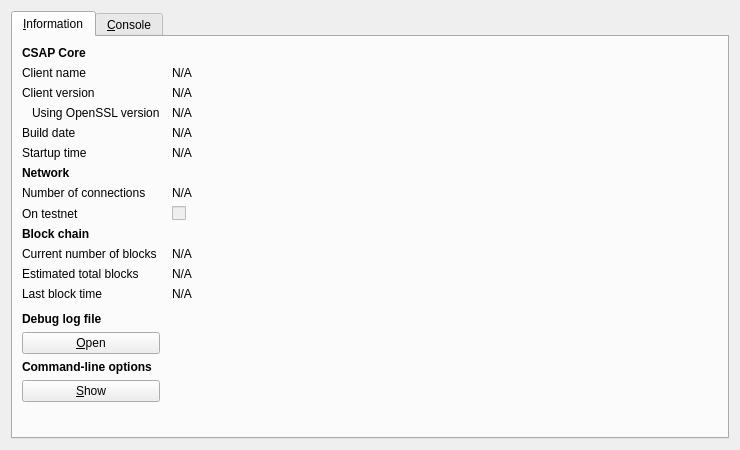
<?xml version="1.0" encoding="UTF-8"?>
<ui version="4.0">
 <class>RPCConsole</class>
 <widget class="QDialog" name="RPCConsole">
  <property name="geometry">
   <rect>
    <x>0</x>
    <y>0</y>
    <width>740</width>
    <height>450</height>
   </rect>
  </property>
  <property name="windowTitle">
   <string>CSAP - Debug window</string>
  </property>
  <layout class="QVBoxLayout" name="verticalLayout_2">
   <item>
    <widget class="QTabWidget" name="tabWidget">
     <property name="currentIndex">
      <number>0</number>
     </property>
     <widget class="QWidget" name="tab_info">
      <attribute name="title">
       <string>&amp;Information</string>
      </attribute>
      <layout class="QGridLayout" name="gridLayout" columnstretch="0,1">
       <property name="horizontalSpacing">
        <number>12</number>
       </property>
       <item row="0" column="0">
        <widget class="QLabel" name="label_9">
         <property name="font">
          <font>
           <weight>75</weight>
           <bold>true</bold>
          </font>
         </property>
         <property name="text">
          <string>CSAP Core</string>
         </property>
        </widget>
       </item>
       <item row="1" column="0">
        <widget class="QLabel" name="label_5">
         <property name="text">
          <string>Client name</string>
         </property>
        </widget>
       </item>
       <item row="1" column="1">
        <widget class="QLabel" name="clientName">
         <property name="cursor">
          <cursorShape>IBeamCursor</cursorShape>
         </property>
         <property name="text">
          <string>N/A</string>
         </property>
         <property name="textFormat">
          <enum>Qt::PlainText</enum>
         </property>
         <property name="textInteractionFlags">
          <set>Qt::LinksAccessibleByMouse|Qt::TextSelectableByKeyboard|Qt::TextSelectableByMouse</set>
         </property>
        </widget>
       </item>
       <item row="2" column="0">
        <widget class="QLabel" name="label_6">
         <property name="text">
          <string>Client version</string>
         </property>
        </widget>
       </item>
       <item row="2" column="1">
        <widget class="QLabel" name="clientVersion">
         <property name="cursor">
          <cursorShape>IBeamCursor</cursorShape>
         </property>
         <property name="text">
          <string>N/A</string>
         </property>
         <property name="textFormat">
          <enum>Qt::PlainText</enum>
         </property>
         <property name="textInteractionFlags">
          <set>Qt::LinksAccessibleByMouse|Qt::TextSelectableByKeyboard|Qt::TextSelectableByMouse</set>
         </property>
        </widget>
       </item>
       <item row="3" column="0">
        <widget class="QLabel" name="label_14">
         <property name="text">
          <string>Using OpenSSL version</string>
         </property>
         <property name="indent">
          <number>10</number>
         </property>
        </widget>
       </item>
       <item row="3" column="1">
        <widget class="QLabel" name="openSSLVersion">
         <property name="cursor">
          <cursorShape>IBeamCursor</cursorShape>
         </property>
         <property name="text">
          <string>N/A</string>
         </property>
         <property name="textFormat">
          <enum>Qt::PlainText</enum>
         </property>
         <property name="textInteractionFlags">
          <set>Qt::LinksAccessibleByMouse|Qt::TextSelectableByKeyboard|Qt::TextSelectableByMouse</set>
         </property>
        </widget>
       </item>
       <item row="4" column="0">
        <widget class="QLabel" name="label_12">
         <property name="text">
          <string>Build date</string>
         </property>
        </widget>
       </item>
       <item row="4" column="1">
        <widget class="QLabel" name="buildDate">
         <property name="cursor">
          <cursorShape>IBeamCursor</cursorShape>
         </property>
         <property name="text">
          <string>N/A</string>
         </property>
         <property name="textFormat">
          <enum>Qt::PlainText</enum>
         </property>
         <property name="textInteractionFlags">
          <set>Qt::LinksAccessibleByMouse|Qt::TextSelectableByKeyboard|Qt::TextSelectableByMouse</set>
         </property>
        </widget>
       </item>
       <item row="5" column="0">
        <widget class="QLabel" name="label_13">
         <property name="text">
          <string>Startup time</string>
         </property>
        </widget>
       </item>
       <item row="5" column="1">
        <widget class="QLabel" name="startupTime">
         <property name="cursor">
          <cursorShape>IBeamCursor</cursorShape>
         </property>
         <property name="text">
          <string>N/A</string>
         </property>
         <property name="textFormat">
          <enum>Qt::PlainText</enum>
         </property>
         <property name="textInteractionFlags">
          <set>Qt::LinksAccessibleByMouse|Qt::TextSelectableByKeyboard|Qt::TextSelectableByMouse</set>
         </property>
        </widget>
       </item>
       <item row="6" column="0">
        <widget class="QLabel" name="label_11">
         <property name="font">
          <font>
           <weight>75</weight>
           <bold>true</bold>
          </font>
         </property>
         <property name="text">
          <string>Network</string>
         </property>
        </widget>
       </item>
       <item row="7" column="0">
        <widget class="QLabel" name="label_7">
         <property name="text">
          <string>Number of connections</string>
         </property>
        </widget>
       </item>
       <item row="7" column="1">
        <widget class="QLabel" name="numberOfConnections">
         <property name="cursor">
          <cursorShape>IBeamCursor</cursorShape>
         </property>
         <property name="text">
          <string>N/A</string>
         </property>
         <property name="textFormat">
          <enum>Qt::PlainText</enum>
         </property>
         <property name="textInteractionFlags">
          <set>Qt::LinksAccessibleByMouse|Qt::TextSelectableByKeyboard|Qt::TextSelectableByMouse</set>
         </property>
        </widget>
       </item>
       <item row="8" column="0">
        <widget class="QLabel" name="label_8">
         <property name="text">
          <string>On testnet</string>
         </property>
        </widget>
       </item>
       <item row="8" column="1">
        <widget class="QCheckBox" name="isTestNet">
         <property name="enabled">
          <bool>false</bool>
         </property>
         <property name="text">
          <string/>
         </property>
        </widget>
       </item>
       <item row="9" column="0">
        <widget class="QLabel" name="label_10">
         <property name="font">
          <font>
           <weight>75</weight>
           <bold>true</bold>
          </font>
         </property>
         <property name="text">
          <string>Block chain</string>
         </property>
        </widget>
       </item>
       <item row="10" column="0">
        <widget class="QLabel" name="label_3">
         <property name="text">
          <string>Current number of blocks</string>
         </property>
        </widget>
       </item>
       <item row="10" column="1">
        <widget class="QLabel" name="numberOfBlocks">
         <property name="cursor">
          <cursorShape>IBeamCursor</cursorShape>
         </property>
         <property name="text">
          <string>N/A</string>
         </property>
         <property name="textFormat">
          <enum>Qt::PlainText</enum>
         </property>
         <property name="textInteractionFlags">
          <set>Qt::LinksAccessibleByMouse|Qt::TextSelectableByKeyboard|Qt::TextSelectableByMouse</set>
         </property>
        </widget>
       </item>
       <item row="11" column="0">
        <widget class="QLabel" name="label_4">
         <property name="text">
          <string>Estimated total blocks</string>
         </property>
        </widget>
       </item>
       <item row="11" column="1">
        <widget class="QLabel" name="totalBlocks">
         <property name="cursor">
          <cursorShape>IBeamCursor</cursorShape>
         </property>
         <property name="text">
          <string>N/A</string>
         </property>
         <property name="textFormat">
          <enum>Qt::PlainText</enum>
         </property>
         <property name="textInteractionFlags">
          <set>Qt::LinksAccessibleByMouse|Qt::TextSelectableByKeyboard|Qt::TextSelectableByMouse</set>
         </property>
        </widget>
       </item>
       <item row="12" column="0">
        <widget class="QLabel" name="label_2">
         <property name="text">
          <string>Last block time</string>
         </property>
        </widget>
       </item>
       <item row="12" column="1">
        <widget class="QLabel" name="lastBlockTime">
         <property name="cursor">
          <cursorShape>IBeamCursor</cursorShape>
         </property>
         <property name="text">
          <string>N/A</string>
         </property>
         <property name="textFormat">
          <enum>Qt::PlainText</enum>
         </property>
         <property name="textInteractionFlags">
          <set>Qt::LinksAccessibleByMouse|Qt::TextSelectableByKeyboard|Qt::TextSelectableByMouse</set>
         </property>
        </widget>
       </item>
       <item row="13" column="0">
        <spacer name="verticalSpacer_2">
         <property name="orientation">
          <enum>Qt::Vertical</enum>
         </property>
         <property name="sizeHint" stdset="0">
          <size>
           <width>20</width>
           <height>20</height>
          </size>
         </property>
        </spacer>
       </item>
       <item row="14" column="0">
        <widget class="QLabel" name="labelDebugLogfile">
         <property name="font">
          <font>
           <weight>75</weight>
           <bold>true</bold>
          </font>
         </property>
         <property name="text">
          <string>Debug log file</string>
         </property>
        </widget>
       </item>
       <item row="15" column="0">
        <widget class="QPushButton" name="openDebugLogfileButton">
         <property name="toolTip">
          <string>Open the CSAP debug log file from the current data directory. This can take a few seconds for large log files.</string>
         </property>
         <property name="text">
          <string>&amp;Open</string>
         </property>
         <property name="autoDefault">
          <bool>false</bool>
         </property>
        </widget>
       </item>
       <item row="16" column="0">
        <widget class="QLabel" name="labelCLOptions">
         <property name="font">
          <font>
           <weight>75</weight>
           <bold>true</bold>
          </font>
         </property>
         <property name="text">
          <string>Command-line options</string>
         </property>
        </widget>
       </item>
       <item row="17" column="0">
        <widget class="QPushButton" name="showCLOptionsButton">
         <property name="toolTip">
          <string>Show the CSAP help message to get a list with possible CSAP command-line options.</string>
         </property>
         <property name="text">
          <string>&amp;Show</string>
         </property>
         <property name="autoDefault">
          <bool>false</bool>
         </property>
        </widget>
       </item>
       <item row="18" column="0">
        <spacer name="verticalSpacer">
         <property name="orientation">
          <enum>Qt::Vertical</enum>
         </property>
         <property name="sizeHint" stdset="0">
          <size>
           <width>20</width>
           <height>40</height>
          </size>
         </property>
        </spacer>
       </item>
      </layout>
     </widget>
     <widget class="QWidget" name="tab_console">
      <attribute name="title">
       <string>&amp;Console</string>
      </attribute>
      <layout class="QVBoxLayout" name="verticalLayout_3">
       <property name="spacing">
        <number>3</number>
       </property>
       <item>
        <widget class="QTextEdit" name="messagesWidget">
         <property name="minimumSize">
          <size>
           <width>0</width>
           <height>100</height>
          </size>
         </property>
         <property name="readOnly">
          <bool>true</bool>
         </property>
         <property name="tabKeyNavigation" stdset="0">
          <bool>false</bool>
         </property>
         <property name="columnCount" stdset="0">
          <number>2</number>
         </property>
        </widget>
       </item>
       <item>
        <layout class="QHBoxLayout" name="horizontalLayout">
         <property name="spacing">
          <number>3</number>
         </property>
         <item>
          <widget class="QLabel" name="label">
           <property name="text">
            <string notr="true">&gt;</string>
           </property>
          </widget>
         </item>
         <item>
          <widget class="QLineEdit" name="lineEdit"/>
         </item>
         <item>
          <widget class="QPushButton" name="clearButton">
           <property name="maximumSize">
            <size>
             <width>24</width>
             <height>24</height>
            </size>
           </property>
           <property name="toolTip">
            <string>Clear console</string>
           </property>
           <property name="text">
            <string/>
           </property>
           <property name="icon">
            <iconset resource="../bitcoin.qrc">
             <normaloff>:/icons/remove</normaloff>:/icons/remove</iconset>
           </property>
           <property name="shortcut">
            <string notr="true">Ctrl+L</string>
           </property>
           <property name="autoDefault">
            <bool>false</bool>
           </property>
          </widget>
         </item>
        </layout>
       </item>
      </layout>
     </widget>
    </widget>
   </item>
  </layout>
 </widget>
 <resources>
  <include location="../bitcoin.qrc"/>
 </resources>
 <connections/>
</ui>
